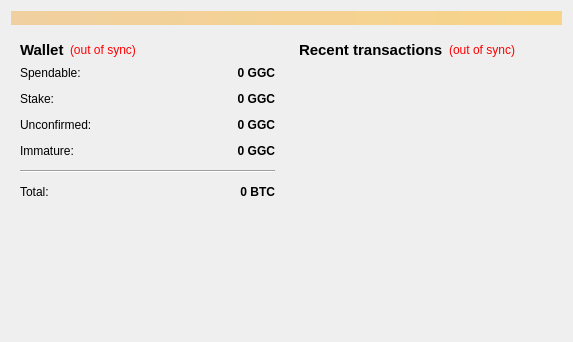
<?xml version="1.0" encoding="UTF-8"?>
<ui version="4.0">
 <class>OverviewPage</class>
 <widget class="QWidget" name="OverviewPage">
  <property name="geometry">
   <rect>
    <x>0</x>
    <y>0</y>
    <width>573</width>
    <height>342</height>
   </rect>
  </property>
  <property name="windowTitle">
   <string>Form</string>
  </property>
  <layout class="QVBoxLayout" name="topLayout">
   <item>
    <widget class="QLabel" name="labelAlerts">
     <property name="visible">
      <bool>false</bool>
     </property>
     <property name="styleSheet">
      <string notr="true">background-color: qlineargradient(x1: 0, y1: 0, x2: 1, y2: 0, stop:0 #F0D0A0, stop:1 #F8D488);  color:#000000
</string>
     </property>
     <property name="wordWrap">
      <bool>true</bool>
     </property>
     <property name="margin">
      <number>3</number>
     </property>
    </widget>
   </item>
   <item>
    <layout class="QHBoxLayout" name="horizontalLayout" stretch="1,1">
     <item>
      <layout class="QVBoxLayout" name="verticalLayout_2">
       <item>
        <widget class="QWidget" name="widget" native="true">
         <layout class="QVBoxLayout" name="verticalLayout_4">
          <item>
           <layout class="QHBoxLayout" name="horizontalLayout_4">
            <item>
             <widget class="QLabel" name="label_5">
              <property name="font">
               <font>
                <pointsize>11</pointsize>
                <weight>75</weight>
                <bold>true</bold>
               </font>
              </property>
              <property name="text">
               <string>Wallet</string>
              </property>
             </widget>
            </item>
            <item>
             <widget class="QLabel" name="labelWalletStatus">
              <property name="toolTip">
               <string>The displayed information may be out of date. Your wallet automatically synchronizes with the GrowGuildCoin network after a connection is established, but this process has not completed yet.</string>
              </property>
              <property name="styleSheet">
               <string notr="true">QLabel { color: red; }</string>
              </property>
              <property name="text">
               <string notr="true">(out of sync)</string>
              </property>
              <property name="alignment">
               <set>Qt::AlignLeading|Qt::AlignLeft|Qt::AlignVCenter</set>
              </property>
             </widget>
            </item>
            <item>
             <spacer name="horizontalSpacer_2">
              <property name="orientation">
               <enum>Qt::Horizontal</enum>
              </property>
              <property name="sizeHint" stdset="0">
               <size>
                <width>40</width>
                <height>20</height>
               </size>
              </property>
             </spacer>
            </item>
           </layout>
          </item>
          <item>
           <layout class="QFormLayout" name="formLayout_2">
            <property name="fieldGrowthPolicy">
             <enum>QFormLayout::AllNonFixedFieldsGrow</enum>
            </property>
            <property name="horizontalSpacing">
             <number>12</number>
            </property>
            <property name="verticalSpacing">
             <number>12</number>
            </property>
            <item row="0" column="0">
             <widget class="QLabel" name="label">
              <property name="text">
               <string>Spendable:</string>
              </property>
             </widget>
            </item>
            <item row="0" column="1">
             <widget class="QLabel" name="labelBalance">
              <property name="font">
               <font>
                <weight>75</weight>
                <bold>true</bold>
               </font>
              </property>
              <property name="cursor">
               <cursorShape>IBeamCursor</cursorShape>
              </property>
              <property name="toolTip">
               <string>Your current spendable balance</string>
              </property>
              <property name="text">
               <string notr="true">0 GGC</string>
              </property>
              <property name="alignment">
               <set>Qt::AlignRight|Qt::AlignTrailing|Qt::AlignVCenter</set>
              </property>
              <property name="textInteractionFlags">
               <set>Qt::LinksAccessibleByMouse|Qt::TextSelectableByKeyboard|Qt::TextSelectableByMouse</set>
              </property>
             </widget>
            </item>
            <item row="1" column="0">
             <widget class="QLabel" name="label_6">
              <property name="text">
               <string>Stake:</string>
              </property>
             </widget>
            </item>
            <item row="1" column="1">
             <widget class="QLabel" name="labelStake">
              <property name="font">
               <font>
                <weight>75</weight>
                <bold>true</bold>
               </font>
              </property>
              <property name="cursor">
               <cursorShape>IBeamCursor</cursorShape>
              </property>
              <property name="toolTip">
               <string>Total of coins that was staked, and do not yet count toward the current balance</string>
              </property>
              <property name="text">
               <string notr="true">0 GGC</string>
              </property>
              <property name="alignment">
               <set>Qt::AlignRight|Qt::AlignTrailing|Qt::AlignVCenter</set>
              </property>
              <property name="textInteractionFlags">
               <set>Qt::LinksAccessibleByMouse|Qt::TextSelectableByKeyboard|Qt::TextSelectableByMouse</set>
              </property>
             </widget>
            </item>
            <item row="2" column="0">
             <widget class="QLabel" name="label_3">
              <property name="text">
               <string>Unconfirmed:</string>
              </property>
             </widget>
            </item>
            <item row="2" column="1">
             <widget class="QLabel" name="labelUnconfirmed">
              <property name="font">
               <font>
                <weight>75</weight>
                <bold>true</bold>
               </font>
              </property>
              <property name="cursor">
               <cursorShape>IBeamCursor</cursorShape>
              </property>
              <property name="toolTip">
               <string>Total of transactions that have yet to be confirmed, and do not yet count toward the current balance</string>
              </property>
              <property name="text">
               <string notr="true">0 GGC</string>
              </property>
              <property name="alignment">
               <set>Qt::AlignRight|Qt::AlignTrailing|Qt::AlignVCenter</set>
              </property>
              <property name="textInteractionFlags">
               <set>Qt::LinksAccessibleByMouse|Qt::TextSelectableByKeyboard|Qt::TextSelectableByMouse</set>
              </property>
             </widget>
            </item>
            <item row="3" column="0">
             <widget class="QLabel" name="labelImmatureText">
              <property name="text">
               <string>Immature:</string>
              </property>
             </widget>
            </item>
            <item row="3" column="1">
             <widget class="QLabel" name="labelImmature">
              <property name="font">
               <font>
                <weight>75</weight>
                <bold>true</bold>
               </font>
              </property>
              <property name="toolTip">
               <string>Mined balance that has not yet matured</string>
              </property>
              <property name="text">
               <string notr="true">0 GGC</string>
              </property>
              <property name="alignment">
               <set>Qt::AlignRight|Qt::AlignTrailing|Qt::AlignVCenter</set>
              </property>
              <property name="textInteractionFlags">
               <set>Qt::LinksAccessibleByMouse|Qt::TextSelectableByKeyboard|Qt::TextSelectableByMouse</set>
              </property>
             </widget>
            </item>
            <item row="4" column="0" colspan="2">
             <widget class="Line" name="line">
              <property name="orientation">
               <enum>Qt::Horizontal</enum>
              </property>
             </widget>
            </item>
            <item row="5" column="0">
             <widget class="QLabel" name="labelTotalText">
              <property name="text">
               <string>Total:</string>
              </property>
             </widget>
            </item>
            <item row="5" column="1">
             <widget class="QLabel" name="labelTotal">
              <property name="font">
               <font>
                <weight>75</weight>
                <bold>true</bold>
               </font>
              </property>
              <property name="cursor">
               <cursorShape>IBeamCursor</cursorShape>
              </property>
              <property name="toolTip">
               <string>Your current total balance</string>
              </property>
              <property name="text">
               <string notr="true">0 BTC</string>
              </property>
              <property name="alignment">
               <set>Qt::AlignRight|Qt::AlignTrailing|Qt::AlignVCenter</set>
              </property>
              <property name="textInteractionFlags">
               <set>Qt::LinksAccessibleByMouse|Qt::TextSelectableByKeyboard|Qt::TextSelectableByMouse</set>
              </property>
             </widget>
            </item>
           </layout>
          </item>
         </layout>
        </widget>
       </item>
       <item>
        <spacer name="verticalSpacer">
         <property name="orientation">
          <enum>Qt::Vertical</enum>
         </property>
         <property name="sizeHint" stdset="0">
          <size>
           <width>20</width>
           <height>40</height>
          </size>
         </property>
        </spacer>
       </item>
      </layout>
     </item>
     <item>
      <layout class="QVBoxLayout" name="verticalLayout_3">
       <item>
        <widget class="QWidget" name="widget_2" native="true">
         <layout class="QVBoxLayout" name="verticalLayout">
          <item>
           <layout class="QHBoxLayout" name="horizontalLayout_2">
            <item>
             <widget class="QLabel" name="label_4">
              <property name="font">
               <font>
                <pointsize>11</pointsize>
                <weight>75</weight>
                <bold>true</bold>
               </font>
              </property>
              <property name="text">
               <string>&lt;b&gt;Recent transactions&lt;/b&gt;</string>
              </property>
             </widget>
            </item>
            <item>
             <widget class="QLabel" name="labelTransactionsStatus">
              <property name="toolTip">
               <string>The displayed information may be out of date. Your wallet automatically synchronizes with the GrowGuildCoin network after a connection is established, but this process has not completed yet.</string>
              </property>
              <property name="styleSheet">
               <string notr="true">QLabel { color: red; }</string>
              </property>
              <property name="text">
               <string notr="true">(out of sync)</string>
              </property>
              <property name="alignment">
               <set>Qt::AlignRight|Qt::AlignTrailing|Qt::AlignVCenter</set>
              </property>
             </widget>
            </item>
            <item>
             <spacer name="horizontalSpacer">
              <property name="orientation">
               <enum>Qt::Horizontal</enum>
              </property>
              <property name="sizeHint" stdset="0">
               <size>
                <width>40</width>
                <height>20</height>
               </size>
              </property>
             </spacer>
            </item>
           </layout>
          </item>
          <item>
           <widget class="QListView" name="listTransactions">
            <property name="styleSheet">
             <string notr="true">QListView { background: transparent; }</string>
            </property>
            <property name="frameShape">
             <enum>QFrame::NoFrame</enum>
            </property>
            <property name="verticalScrollBarPolicy">
             <enum>Qt::ScrollBarAlwaysOff</enum>
            </property>
            <property name="horizontalScrollBarPolicy">
             <enum>Qt::ScrollBarAlwaysOff</enum>
            </property>
            <property name="selectionMode">
             <enum>QAbstractItemView::NoSelection</enum>
            </property>
           </widget>
          </item>
         </layout>
        </widget>
       </item>
      </layout>
     </item>
    </layout>
   </item>
  </layout>
 </widget>
 <resources/>
 <connections/>
</ui>
